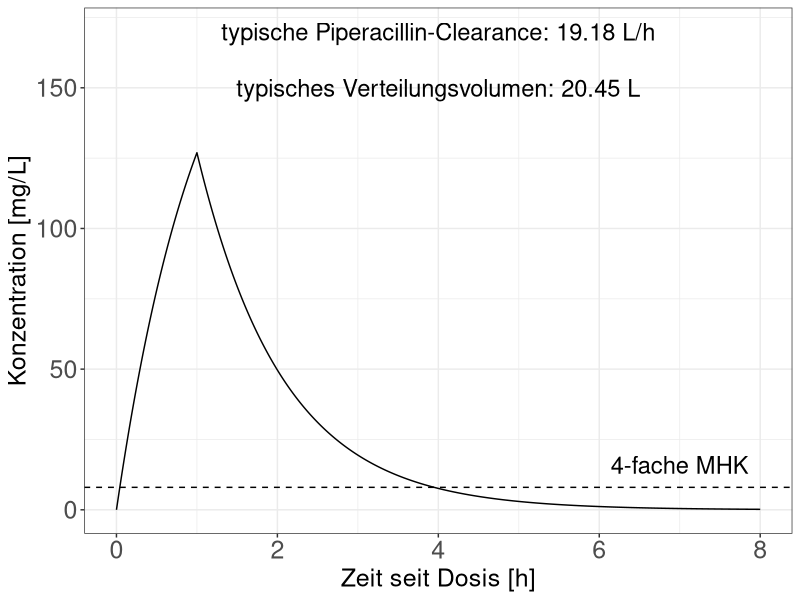

Source code (R): (Note: a time limit stopped this script after it produced the figure.)

install.packages("ggplot2", "gridExtra")

## Alles markieren und Knopf "Run" drücken 
## ODER
## Jede Zeile einzeln nacheinander ablaufen lassen mittels: STRG+ENTER

library(ggplot2)
library(gridExtra)

## Aus: Population pharmcokinetics and pharmacodynamics of piperacillin/tazobactam 
## in patients with complicated intra-abdominal infection
## Li et al. Journal of Antimicrobial Chemotherapy (2005) 56, 388-395

piperacillin_single_dose <- function(par = c(ETA1=0,           # par ist ein Vektor, enthält
                                             ETA2=0),          # Benutzerdefinierte Abweichung vom typischen Patienten
                                     omg = c(OMEGA1=0.277,     # Die im popPK Modell hinterlegten Standardabweichungen
                                             OMEGA2=0.252),    # der Modellparameter CL und Vd werden hier abgelegt
                                     rem = c(PROP=0.185,       # Das residuale Fehlermodell mit proportionalem
                                             ADD=1.77),        # und additivem Fehler stammt aus dem pop PK Modell, hier nicht benötigt
                                     amt,                      # amt: Dosis in mg
                                     dur,                      # dur: Infusionsdauer (Tinf) in Stunden
                                     time,                     # time:zu simulierende Zeitpunkt(e) oder Zeitspanne in Stunden
                                     CLcr,                     # CLcr: Creatinin-Clearance des Individuums (mL/min)
                                     WT,                       # WT: Körpergewicht des Individuums (kg)
                                     ID,                       # ID: Fortlaufende Nummerierung des Individuums
                                     noIIV = F) {              # noIIV: Flag schaltet inter-individuelle Variabilität (FALSE) an und aus (TRUE)
  
  ## Kovariatenmodell
  ## Typische Werte für Clearance und Verteilungsvolumen
  ## Werden anhand der popPK Modellparameter aus Kovariaten berechnet
  popCL <- 5.05 + 9.60 * CLcr/89
  popVd <- 22.3 * WT/81.8
  
  ## Statistisches Modell
  ## Wenn IIV ausgeschaltet ist
  if(noIIV){
    ecl = 0
    evd = 0
  } else { 
    ## sonst werden zufällige Werte für ecl und evd aus einer Normalverteilung mit
    ## Mittelwert = 0 und Standardabweichung = OMEGA1 für ecl und OMEGA2 für evd
    ecl = rnorm(n=1, mean=0, sd=(omg[["OMEGA1"]]))
    evd = rnorm(n=1, mean=0, sd=(omg[["OMEGA2"]]))
  }
  
  ## Da aus dem popPK Modell hervorgeht, dass die Modellparameter log-normal verteilt sind
  ## wird die IIV als exponent der e-Funktion angegeben
  ## der Exponent stammt nun entweder aus der Benutzereingabe (par)
  ## oder aus der Normalverteilung oben (ecl und evd)
  indCL <- popCL * exp(ecl+par[["ETA1"]])
  indVd <- popVd * exp(evd+par[["ETA2"]])
  
  
  ## Strukturmodell für ein 1-Kompartiment Modell mit Infusion (0. Ordnung)
  ## und Elimination 1. Ordnung
  ke = indCL/indVd
  
  conc <-  ifelse(time <= dur,    
                  amt/(dur*ke*indVd)*(1-exp(-ke*time)),
                  amt/(dur*ke*indVd)*(1-exp(-ke*dur))*exp(-ke*(time-dur))
  )
  
  ## Alle Ergebnisse und Daten in einer "Tabelle" zusammenfassen...
  results <- data.frame(TIME=time,
                        AMT=amt,
                        DUR=dur,
                        CLCR=CLcr,
                        WT=WT,
                        IPRED=conc,
                        ID=ID,
                        indCL=indCL,
                        indVd=indVd,
                        popCL=popCL,
                        popVd=popVd)
  
  ##... und als Gesamtergebnis der Funktion zurückgeben
  return(results)  
}

## Zeit unseren Patienten zu simulieren

TIME <- seq(0,8,by=0.01)   ## Zeitpunkte zu simulieren
AMT <- 4000                ## Applizierte Dosis in mg
DUR <- 1                   ## Infusionsdauer (Tinf) in Stunden
CLcr <- 131                ## Kreatininclearance in mL/h
WT <- 75                   ## Patientengewicht in kg
MIC <- 2                   ## minimale Hemmkonzentration in mg/L
PK_TARGET <- 4 * MIC       ## PK/PD-Ziel 4x MHK

## Simulation eines typischen Patienten mit den Kovariaten unseres Individuums
## interindividuelle Variabilität wird hier ausgeschaltet, da wir
## nur am wahrscheinlichsten Verlauf der Kurve interessiert sind
## => Zeile "noIIV = T" 

pop_prediction <- piperacillin_single_dose(amt=AMT, 
                                           dur=DUR,  
                                           time=TIME, 
                                           CLcr = CLcr, 
                                           WT=WT, ID=0,
                                           noIIV = T)

## Ergebnisse werden in einer Abbildung dargestellt

pl_1 <- ggplot(data = pop_prediction) +                        ## Definiere Daten für die Abbildung
  geom_line(mapping = aes(x=TIME, y=IPRED)) +          ## Art der Abbildung und was soll auf welche Achse
  theme_bw() +                                         ## Äußerlichkeiten der Abbildung
  geom_hline(mapping = aes(yintercept=PK_TARGET), linetype=2) +            # Eintragen des PK/PD-Zieles
  annotate(geom = "text", x=7, y=PK_TARGET*2, label="4-fache MHK", size=6 ) +   # und beschriften
  xlab("Zeit seit Dosis [h]") +                        ## Beschriftung von x- ...
  ylab("Konzentration [mg/L]") +                         ## und y-Achse
  theme(axis.title = element_text(size=18), axis.text = element_text(size=18), plot.title = element_text(size=18), plot.subtitle = element_text(size=16)) + 
  annotate(geom= "text", x=4, y= 170, label= paste("typische Piperacillin-Clearance:", round(pop_prediction[1,]$indCL,2), "L/h"), size=6) +
  annotate(geom= "text", x=4, y= 150, label= paste("typisches Verteilungsvolumen:", round(pop_prediction[1,]$indVd,2), "L"), size=6)


## Abbildung anzeigen

pl_1 

## MC Simulation
## Durch mehrfache Simulieren des gleichen Patienten
## Werden innerhalb der Funktion jedesmal andere Werte für ecl und evd 
## aus der Normalverteilung "gezogen" -> rnorm(...) zieht zufällige Stichproben aus der Normalverteilung
## Dies kann einige Minuten dauern

mc_data <- NULL

for(i in 1:1000){
  tmp_data <- piperacillin_single_dose(amt=AMT, dur=DUR, time=TIME, CLcr = CLcr, WT=WT, ID=i)
  mc_data <- rbind(mc_data, tmp_data)
}


## Modellparameter (CL und Vd) der 1000 virtuellen Patienten aus den Daten herausziehen

mc_pop_cl <- (mc_data[mc_data$TIME==0,]$indCL)
mc_pop_vd <- (mc_data[mc_data$TIME==0,]$indVd)


## Histogramme vorbereiten

pl_dens_cl <- ggplot() + geom_histogram(aes(x=mc_pop_cl, y=..density..), fill="white", colour="black", bins=50) + theme_bw() +
  xlab("CL [L/h]") + ylab("Häufigkeit") +
  theme(axis.title = element_text(size=18), axis.text = element_text(size=18), plot.title = element_text(size=18), plot.subtitle = element_text(size=16)) +
  theme(axis.text.y = element_blank())
pl_dens_vd <-ggplot() + geom_histogram(aes(x=mc_pop_vd, y=..density..), fill="white", colour="black", bins=50) + theme_bw() +
  xlab("Vd [L]") + ylab("Häufigkeit") +
  theme(axis.title = element_text(size=18), axis.text = element_text(size=18), plot.title = element_text(size=18), plot.subtitle = element_text(size=16)) +
  theme(axis.text.y = element_blank())

## Aus dem generierten Datensatz von 1000 Individuuen werden nur die 
## Konzentrationswerte herausgezogen

all_IPRED <- NULL

for(i in 1:max(mc_data$ID)){
  all_IPRED <- rbind(all_IPRED,mc_data[mc_data$ID==i,]$IPRED)
}

## Und die Quantile zur Bildung der 95, 90, 85 und 80 % Intervalle
## Werden berechnet

s <- apply(all_IPRED,2,function(x) quantile(x,probs=c(0.025, 0.05, 0.075, 0.10, 0.9, 0.925, 0.95, 0.975, 0.5)))

## Alle Daten in eienr "Tabelle" zusammenfassen
mc_data_2 <- data.frame(TIME=TIME,
                        s1=s[1,],s2=s[8,], # 95% 
                        s3=s[2,],s4=s[7,], # 90%
                        s5=s[3,],s6=s[6,], # 85%
                        s7=s[4,],s8=s[5,], # 80%
                        median=s[9,])      # median => Sollte sich mit der pop_prediction decken

## Abbildung mit Vorhersageintervall erstellen

pl_2 <- ggplot(data=mc_data_2) + geom_line(mapping = aes(x=TIME, y=median)) +
  geom_ribbon(mapping = aes(x=TIME, ymin = s1, ymax=s2), alpha=0.15) +
  geom_ribbon(mapping = aes(x=TIME, ymin = s3, ymax=s4), alpha=0.15) +
  geom_ribbon(mapping = aes(x=TIME, ymin = s5, ymax=s6), alpha=0.15) +
  geom_ribbon(mapping = aes(x=TIME, ymin = s7, ymax=s8), alpha=0.15) + 
  geom_hline(mapping = aes(yintercept=PK_TARGET), linetype=2) +           
  annotate(geom = "text", x=7, y=PK_TARGET*2, label="4-fache MHK", size=6 ) +   
  theme_bw() + xlab("Zeit seit Dosis [h]") + ylab("Konzentration [mg/L]") +
  theme(axis.title = element_text(size=18), axis.text = element_text(size=18), plot.title = element_text(size=18), plot.subtitle = element_text(size=16))

## Abbildung anzeigen
grid.arrange(pl_2, grid.arrange(pl_dens_vd, pl_dens_cl, nrow=2), ncol=2, widths=c(2,1))

## Jetzt kommt TDM hinzu

## Konzentrationsbestimmung nach 2 und 5 Stunden
tdm_data <- data.frame(conc=c(50, 12), # gemessene Konzentration (mg/L)
                       times=c(2, 5))   # zum Zeitpunkt x in Stunden

pl_3 <- ggplot(data=mc_data_2) + geom_line(mapping = aes(x=TIME, y=median)) +
  geom_ribbon(mapping = aes(x=TIME, ymin = s1, ymax=s2), alpha=0.15) +
  geom_ribbon(mapping = aes(x=TIME, ymin = s3, ymax=s4), alpha=0.15) +
  geom_ribbon(mapping = aes(x=TIME, ymin = s5, ymax=s6), alpha=0.15) +
  geom_ribbon(mapping = aes(x=TIME, ymin = s7, ymax=s8), alpha=0.15) + 
  geom_point(data=tdm_data, mapping = aes(x=times, y=conc), size=3, colour="red") +   ## <- Messwerte "Neues Wissen"
  geom_hline(mapping = aes(yintercept=PK_TARGET), linetype=2) +           
  annotate(geom = "text", x=7, y=PK_TARGET*2, label="4-fache MHK", size=6 ) + 
  theme_bw() + xlab("Zeit seit Dosis [h]") + ylab("Konzentration [mg/L]") +
  theme(axis.title = element_text(size=18), axis.text = element_text(size=18), plot.title = element_text(size=18), plot.subtitle = element_text(size=16))

## Abbildung anzeigen
grid.arrange(pl_3, grid.arrange(pl_dens_vd, pl_dens_cl, nrow=2), ncol=2, widths=c(2,1))

## Anpassung nach dem maximum a posteriori Bayesischen Prinzip
## => Ermittlung der Parameter die am "besten" zu den neuen Daten (TDM-Daten)
## Als auch zum popPK Modell passen

## Aufstellen einer Objektiven Funktion, die es zu minimieren gilt

obj_func <- function(par,               # Hier werden verschiedene Werte für ETA1 und ETA2 "ausprobiert"
                     tdm_data,          # TDM Datensatz
                     dosage_data,       # Dosierungsdaten
                     patient_data,      # Patientencharakteristika
                     omg = c(OMEGA1=0.277,     # Die im popPK Modell hinterlegten Standardabweichungen
                             OMEGA2=0.252),    # der Modellparameter CL und Vd werden hier abgelegt
                     rem = c(PROP=0.185,       # Das residuale Fehlermodell mit proportionalem
                             ADD=1.77))        # und additivem Fehler stammt aus dem pop PK Modell, hier nicht benötigt)      
{
  
  ## Extrahieren der TDM-Daten
  measured_conc <- tdm_data$conc
  times <- tdm_data$times
  
  simulated_conc = piperacillin_single_dose(par=par, # Die aktuell probierte Kombination aus ETA1 und ETA2
                                            amt=dosage_data[["AMT"]], 
                                            dur=dosage_data[["DUR"]], 
                                            time=times,                     ## Nur die TDM Zeitpunkte müssen Simuliert werden
                                            CLcr = patient_data[["CLcr"]], 
                                            WT=patient_data[["WT"]], 
                                            ID=0,
                                            noIIV=T)$IPRED
  
  ## Berechnung des Funktionswertes:
  ## Um den Residuellen Fehler gewichtete Abweichungsquadrate für jeden Messwert werden summiert
  ## Dazu wird die Summe der mit der Varianz OMEGA1² und OMEGA2² gewichteten Abweichung der 
  ## Werte in ETA1 und ETA2 (=Abweichung vom typischen Patienten) addiert
  
  sig2 <- (simulated_conc*rem[["PROP"]]+rem[["ADD"]])^2
  OFV <- sum( (measured_conc-simulated_conc)^2/(sig2)+log(sig2)) + sum( ((par-0)^2)/(omg^2)) ## <- Hier wird der OFV berechnet
  
  ## Bedeutet also, ein ETA darf umso weiter abweichen, je größer die im Modell hinterlegte Standardabweichung OMEGA ist
  ## => Zu starke Abweichung vom Modell wird dadurch "bestraft", dass ein hoher Funktionswert errechnet wird
  
  return(OFV)
}



## par beinhaltet jetzt die Startwerte für ETAs (0 ist das wahrscheinlichste ETA => modus der Verteilung)
## Die R-Funktion "optim" miniert die in "fn" übergebene objektive Funktion
optim_res <- optim(par=c(ETA1=0, ETA2=0), 
                   fn=obj_func, 
                   tdm_data=tdm_data,
                   dosage_data=c(AMT=AMT, DUR=DUR),
                   patient_data=c(CLcr=CLcr, WT=WT))


## Einsetzen der Ermittelten Werte für ETA1 und ETA2, welche
## die Objektive Funktion minimieren
## Es handelt sich jeweils um den Modus der a posteriori Verteilung von ETA1 und ETA2

ind_prediction <- piperacillin_single_dose(amt=AMT, 
                                           par = optim_res$par, ## <- Ermittelte Optimale Parameter
                                           dur=DUR,  
                                           time=TIME, 
                                           CLcr = CLcr, 
                                           WT=WT, ID=i,
                                           noIIV = T)


## Die Individuelle Vorhersage mit in die Abbildung einbinden
## Die Messwerte liegen NICHT auf der individuellen Vorhersage!
## => Das Modell selbst (a priori Wissen) begrenzt das Ausmaß der Anpassung
## Zu starke Abweichung vom Modell ist unwahrscheinlich

pl_4 <- ggplot(data=mc_data_2) + geom_line(mapping = aes(x=TIME, y=median)) +
  geom_ribbon(mapping = aes(x=TIME, ymin = s1, ymax=s2), alpha=0.15) +
  geom_ribbon(mapping = aes(x=TIME, ymin = s3, ymax=s4), alpha=0.15) +
  geom_ribbon(mapping = aes(x=TIME, ymin = s5, ymax=s6), alpha=0.15) +
  geom_ribbon(mapping = aes(x=TIME, ymin = s7, ymax=s8), alpha=0.15) + 
  geom_point(data = tdm_data, mapping = aes(x=times, y=conc), size= 3, colour="red") +
  geom_line(data = ind_prediction, mapping = aes(x=TIME, y=IPRED), colour="red") + ## <- Individuelle Anpassung
  geom_hline(mapping = aes(yintercept=PK_TARGET), linetype=2) +           
  annotate(geom = "text", x=7, y=PK_TARGET*2, label="4-fache MHK", size=6 ) + 
  annotate(geom= "text", x=4, y= 170, label= paste("ind. Piperacillin-Clearance:", round(ind_prediction[1,]$indCL,2), "L/h") , size=6, colour="red") +
  annotate(geom= "text", x=4, y= 150, label= paste("ind. Verteilungsvolumen:", round(ind_prediction[1,]$indVd,2), "L") , size=6, colour="red" ) +
  theme_bw() + xlab("Zeit seit Dosis [h]") + ylab("Konzentration [mg/L]") +
  theme(axis.title = element_text(size=18), axis.text = element_text(size=18), plot.title = element_text(size=18), plot.subtitle = element_text(size=16))

## Vorbereiten der Histogramme
pl_dens_vd_extended <- pl_dens_vd + geom_vline(aes(xintercept=ind_prediction[1,]$indVd), size=3, alpha=0.5, colour="red")
pl_dens_cl_extended <- pl_dens_cl + geom_vline(aes(xintercept=ind_prediction[1,]$indCL), size=3, alpha=0.5, colour="red") 


## Abbildung anzeigen
grid.arrange(pl_4, grid.arrange(pl_dens_vd_extended, pl_dens_cl_extended, nrow=2), ncol=2, widths=c(2,1))


#######################################
## Abbildungen aus dem Artikel erzeugen

## Abbildung A
pl_1 

## Abbildung B
grid.arrange(pl_2, grid.arrange(pl_dens_vd, pl_dens_cl, nrow=2), ncol=2, widths=c(2,1))

## Abbildung C
grid.arrange(pl_3, grid.arrange(pl_dens_vd, pl_dens_cl, nrow=2), ncol=2, widths=c(2,1))

## Abbildung D
grid.arrange(pl_4, grid.arrange(pl_dens_vd_extended, pl_dens_cl_extended, nrow=2), ncol=2, widths=c(2,1))
